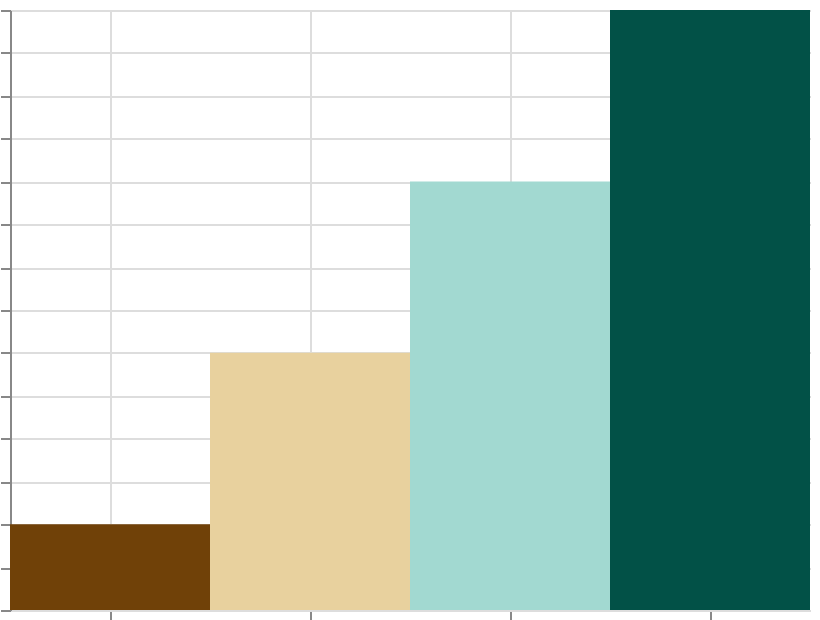

The specification (Vega-Lite) saved for this image:
### Vega specification from a JSON file in a GitHub repository (floating-point values rounded to 4 significant figures)
{"$schema": "https://vega.github.io/schema/vega/v6.json", "width": 400, "height": 300, "padding": 5, "autosize": "none", "data": [{"name": "table", "values": [{"cat": "A", "val": 10}, {"cat": "B", "val": 30}, {"cat": "C", "val": 50}, {"cat": "D", "val": 70}]}], "scales": [{"name": "x", "type": "band", "domain": {"data": "table", "field": "cat", "sort": true}, "range": "width"}, {"name": "y", "type": "linear", "domain": {"data": "table", "field": "val"}, "range": [{"signal": "height"}, 0], "zero": true, "nice": true}, {"name": "color", "type": "linear", "domain": {"data": "table", "field": "val"}, "range": {"scheme": "brownbluegreen"}}], "marks": [{"type": "rect", "from": {"data": "table"}, "encode": {"update": {"x": {"scale": "x", "field": "cat"}, "width": {"scale": "x", "band": 1}, "y": {"scale": "y", "field": "val"}, "y2": {"scale": "y", "value": 0}, "fill": {"scale": "color", "field": "val"}}}}], "axes": [{"scale": "x", "orient": "bottom", "grid": true, "labels": false}, {"scale": "y", "orient": "left", "grid": true, "labels": false}], "legends": [{"fill": "color"}]}
